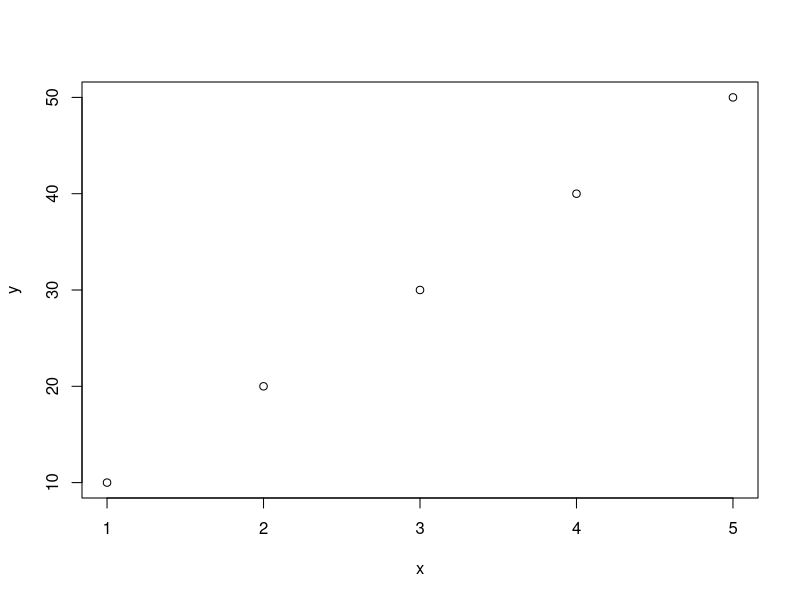

R code for this plot:
## ---- chunk 1
x <- c(1,2,3,4,5)
y <- c(10,20,30,40,50)

plot(x,y)
